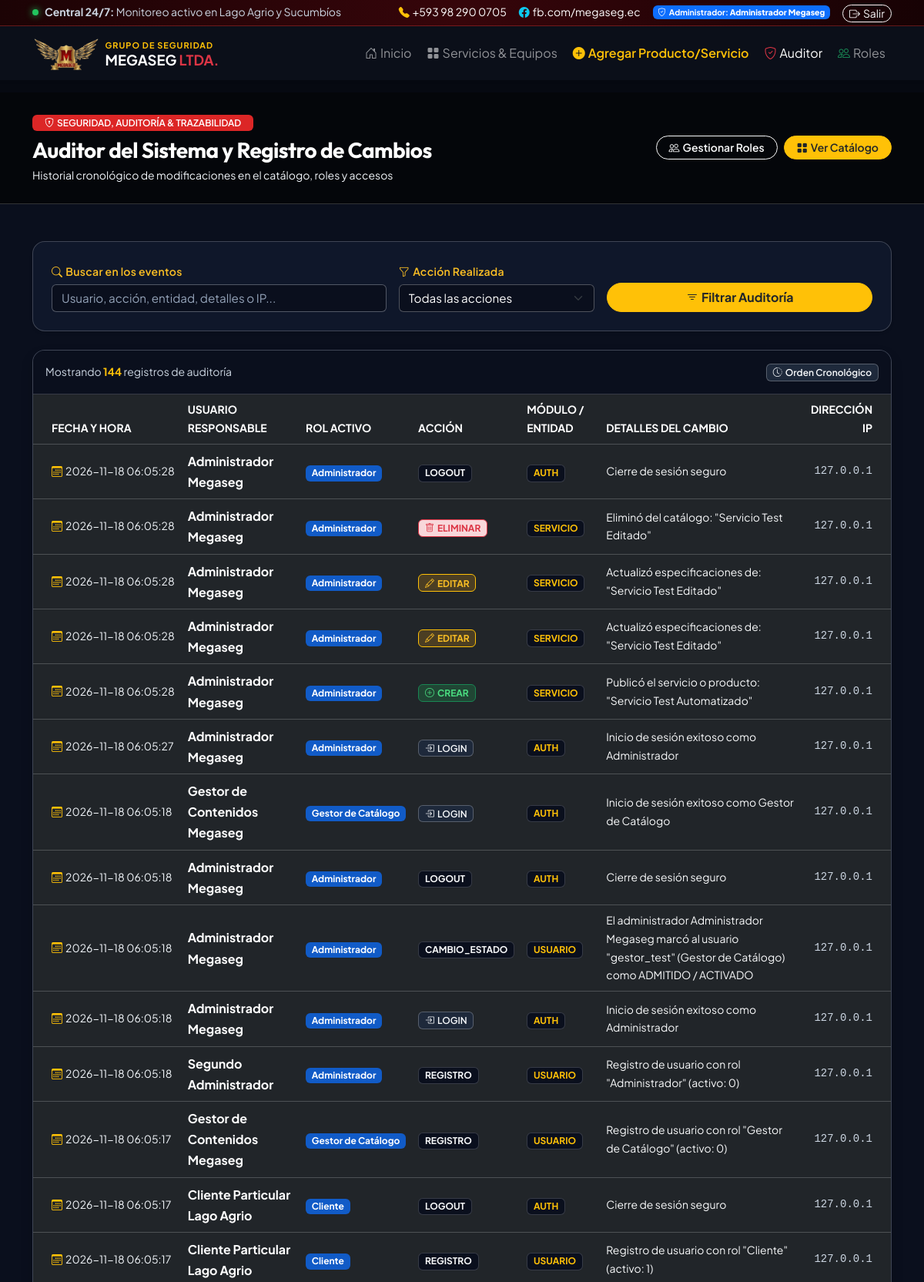
The app's page /admin/logs (signed in, upper part) with its own data.
### tables this page shows
CREATE TABLE usuarios (
            id INTEGER PRIMARY KEY AUTOINCREMENT,
            usuario VARCHAR(50) UNIQUE NOT NULL,
            password VARCHAR(255) NOT NULL,
            rol VARCHAR(50) DEFAULT 'Administrador',
            nombre VARCHAR(100),
            email VARCHAR(120),
            creado_en TIMESTAMP DEFAULT CURRENT_TIMESTAMP
        , activo INTEGER NOT NULL DEFAULT 1, telefono VARCHAR(50));

CREATE TABLE logs_actividad (
    id INTEGER PRIMARY KEY AUTOINCREMENT,
    usuario_id INTEGER,
    usuario_nombre VARCHAR(100),
    rol VARCHAR(50),
    accion VARCHAR(100) NOT NULL,
    entidad VARCHAR(50) NOT NULL,
    entidad_id VARCHAR(50),
    detalles TEXT,
    ip VARCHAR(45),
    fecha TIMESTAMP DEFAULT CURRENT_TIMESTAMP,
    FOREIGN KEY (usuario_id) REFERENCES usuarios (id) ON DELETE SET NULL
);

### app.py (the view)
@app.route('/admin/logs')
@login_required
@role_required('Administrador', 'Auditor', 'Supervisor')
def admin_logs():
    q = request.args.get('q', '').strip()
    accion = request.args.get('accion', '').strip()
    logs = auditoria_repository.obtener_logs(limite=200, busqueda=q, accion=accion)
    return render_template(
        'admin_logs.html',
        logs=logs,
        busqueda=q,
        accion_sel=accion
    )

### templates/admin_logs.html (shortened to what this page needs)
{% extends "base.html" %}
{% block content %}
<section class="page-header py-4 bg-darker text-white border-bottom border-secondary">
    <div class="container">
        <div class="d-flex flex-wrap justify-content-between align-items-center gap-3">
            <div>
                <span class="badge bg-danger text-white px-3 py-1 mb-2 text-uppercase fw-semibold">
                    <i class="bi bi-shield-lock me-1"></i>Seguridad, Auditoría & Trazabilidad
                </span>
                <h1 class="h3 fw-bold mb-1">Auditor del Sistema y Registro de Cambios</h1>
                <p class="text-light-muted small mb-0">
                    Historial cronológico de modificaciones en el catálogo, roles y accesos
                </p>
            </div>
            <div class="d-flex gap-2">
                <a href="{{ url_for('admin_usuarios') }}" class="btn btn-outline-light btn-sm rounded-pill px-3 fw-semibold">
                    <i class="bi bi-people me-1"></i>Gestionar Roles
                </a>
                <a href="{{ url_for('servicios') }}" class="btn btn-warning btn-sm rounded-pill px-3 fw-semibold text-dark">
                    <i class="bi bi-grid-fill me-1"></i>Ver Catálogo
                </a>
            </div>
        </div>
    </div>
</section>
<section class="py-5 bg-dark">
    <div class="container">
        <div class="card border border-secondary shadow-sm rounded-4 mb-4 p-4 bg-navy-light text-white">
            <form method="GET" action="{{ url_for('admin_logs') }}" class="row g-3 align-items-end">
                <div class="col-md-5">
                    <label for="buscarLog" class="form-label small fw-semibold text-warning mb-1">
                        <i class="bi bi-search me-1"></i>Buscar en los eventos
                    </label>
                    <input type="text" id="buscarLog" name="q" class="form-control bg-dark text-white border-secondary"
                           placeholder="Usuario, acción, entidad, detalles o IP..."
                           value="{{ busqueda or '' }}">
                </div>
                <div class="col-md-3">
                    <label for="filtroAccion" class="form-label small fw-semibold text-warning mb-1">
                        <i class="bi bi-funnel me-1"></i>Acción Realizada
                    </label>
                    <select id="filtroAccion" name="accion" class="form-select bg-dark text-white border-secondary">
                        <option value="">Todas las acciones</option>
                    </select>
                </div>
                <div class="col-md-4 d-flex gap-2">
                    <button type="submit" class="btn btn-warning flex-grow-1 text-dark fw-bold rounded-pill">
                        <i class="bi bi-filter me-1"></i>Filtrar Auditoría
                    </button>
                </div>
            </form>
        </div>
        <div class="card border border-secondary shadow rounded-4 overflow-hidden bg-navy-light text-white">
            <div class="card-header bg-dark p-3 border-bottom border-secondary d-flex justify-content-between align-items-center">
                <span class="small text-muted">
                    Mostrando <strong class="text-warning">{{ logs|length }}</strong> registros de auditoría
                </span>
                <span class="badge bg-secondary">
                    <i class="bi bi-clock-history me-1"></i>Orden Cronológico
                </span>
            </div>
            <div class="table-responsive">
                <table class="table table-dark table-hover mb-0 align-middle">
                    <thead>
                        <tr class="text-warning small text-uppercase">
                            <th class="ps-4">Fecha y Hora</th>
                            <th>Usuario Responsable</th>
                            <th>Rol Activo</th>
                            <th>Acción</th>
                            <th>Módulo / Entidad</th>
                            <th>Detalles del Cambio</th>
                            <th class="text-end pe-4">Dirección IP</th>
                        </tr>
                    </thead>
                    <tbody>
                        {% for log in logs %}
                        <tr>
                            <td class="ps-4 small text-light-muted text-nowrap">
                                <i class="bi bi-calendar3 me-1 text-warning"></i>{{ log.fecha }}
                            </td>
                            <td>
                                <strong class="text-white">{{ log.usuario_nombre }}</strong>
                            </td>
                            <td>
                                <span class="badge bg-primary bg-opacity-75 text-white">
                                    {{ log.rol }}
                                </span>
                            </td>
                            <td>
                                {% if log.accion == 'CREAR' %}
                                    <span class="badge bg-success-subtle text-success border border-success"><i class="bi bi-plus-circle me-1"></i>CREAR</span>
                                {% elif log.accion == 'EDITAR' %}
                                    <span class="badge bg-warning-subtle text-warning border border-warning"><i class="bi bi-pencil me-1"></i>EDITAR</span>
                                {% elif log.accion == 'ELIMINAR' %}
                                    <span class="badge bg-danger-subtle text-danger border border-danger"><i class="bi bi-trash me-1"></i>ELIMINAR</span>
                                {% elif log.accion == 'LOGIN' %}
                                    <span class="badge bg-secondary text-white"><i class="bi bi-box-arrow-in-right me-1"></i>LOGIN</span>
                                {% else %}
                                    <span class="badge bg-dark border border-secondary text-light">{{ log.accion }}</span>
                                {% endif %}
                            </td>
                            <td>
                                <span class="badge bg-dark border border-secondary text-warning text-uppercase small">
                                    {{ log.entidad }}
                                </span>
                            </td>
                            <td class="small text-light">
                                {{ log.detalles }}
                            </td>
                            <td class="text-end pe-4 font-monospace small text-muted">
                                {{ log.ip }}
                            </td>
                        </tr>
                        {% endfor %}
                    </tbody>
                </table>
            </div>
        </div>
    </div>
</section>
{% endblock %}

### templates/components/navbar.html (shortened to what this page needs)
<div class="topbar-emergency py-1 bg-dark-red text-white">
    <div class="container d-flex justify-content-between align-items-center flex-wrap gap-2 small">
        <div class="d-flex align-items-center gap-2">
            <span class="status-pulse-dot"></span>
            <span><strong>Central 24/7:</strong> Monitoreo activo en Lago Agrio y Sucumbíos</span>
        </div>
        <div class="d-flex align-items-center gap-3">
            <a href="tel:+593982900705" class="text-white text-decoration-none d-flex align-items-center gap-1">
                <i class="bi bi-telephone-fill text-warning"></i> +593 98 290 0705
            </a>
            <a href="https://www.facebook.com/megaseg.ec/" target="_blank" rel="noopener noreferrer" class="text-white text-decoration-none d-none d-md-flex align-items-center gap-1">
                <i class="bi bi-facebook text-info"></i> fb.com/megaseg.ec
            </a>
            {% if current_user.is_authenticated %}
                <span class="badge bg-primary text-white d-flex align-items-center gap-1">
                    <i class="bi bi-shield-check"></i>
                    <span>{{ current_user.rol }}: <strong>{{ current_user.nombre }}</strong></span>
                </span>
                <form method="POST" action="{{ url_for('logout') }}" class="m-0">
                    <button type="submit" class="btn btn-sm btn-outline-light py-0 px-2 rounded-pill">
                        <i class="bi bi-box-arrow-right me-1"></i>Salir
                    </button>
                </form>
            {% endif %}
        </div>
    </div>
</div>
<nav class="navbar navbar-expand-xl navbar-dark bg-navy sticky-top shadow-sm py-2">
    <div class="container">
        <a class="navbar-brand fw-bold d-flex align-items-center gap-2 py-1" href="{{ url_for('inicio') }}">
            <img src="{{ url_for('static', filename='imagenes/logo-megaseg.png') }}" alt="Logo Megaseg" height="46" class="rounded">
            <div class="d-flex flex-column text-start">
                <span class="brand-subtitle text-warning fw-bold text-uppercase" style="font-size: 0.68rem; letter-spacing: 1px;">Grupo de Seguridad</span>
                <span class="brand-title text-white fw-extrabold" style="font-size: 1.15rem; line-height: 1;">MEGASEG <span class="text-danger">LTDA.</span></span>
            </div>
        </a>
        <div class="collapse navbar-collapse" id="menuNav">
            <ul class="navbar-nav ms-auto align-items-xl-center gap-xl-1">
                <li class="nav-item">
                    <a class="nav-link px-2 {{ 'active' if request.endpoint == 'inicio' else '' }}" href="{{ url_for('inicio') }}">
                        <i class="bi bi-house-door me-1"></i>Inicio
                    </a>
                </li>
                <li class="nav-item">
                    <a class="nav-link px-2 {{ 'active' if request.endpoint in ['servicios', 'editar_servicio'] else '' }}" href="{{ url_for('servicios') }}">
                        <i class="bi bi-grid-fill me-1"></i>Servicios & Equipos
                    </a>
                </li>
                {% if current_user.is_authenticated %}
                    {% if current_user.can_manage_catalog() %}
                    <li class="nav-item">
                        <a class="nav-link px-2 text-warning fw-semibold {{ 'active' if request.endpoint == 'nuevo_servicio' else '' }}" href="{{ url_for('nuevo_servicio') }}">
                            <i class="bi bi-plus-circle-fill me-1 text-warning"></i>Agregar Producto/Servicio
                        </a>
                    </li>
                    {% endif %}
                    {% if current_user.has_role('Administrador', 'Auditor', 'Supervisor') %}
                    <li class="nav-item">
                        <a class="nav-link px-2 {{ 'active' if request.endpoint == 'admin_logs' else '' }}" href="{{ url_for('admin_logs') }}">
                            <i class="bi bi-shield-check me-1 text-danger"></i>Auditor
                        </a>
                    </li>
                    {% endif %}
                    {% if current_user.is_admin() %}
                    <li class="nav-item">
                        <a class="nav-link px-2 {{ 'active' if request.endpoint == 'admin_usuarios' else '' }}" href="{{ url_for('admin_usuarios') }}">
                            <i class="bi bi-people me-1 text-success"></i>Roles
                        </a>
                    </li>
                    {% endif %}
                {% endif %}
            </ul>
        </div>
    </div>
</nav>

### records on screen
usuarios: rol "Administrador", nombre "Administrador Megaseg"
logs_actividad: fecha "2026-11-18 06:05:28", usuario_nombre "Administrador Megaseg", rol "Administrador", accion "LOGOUT", entidad "AUTH", detalles "Cierre de sesión seguro", ip "127.0.0.1"
logs_actividad: fecha "2026-11-18 06:05:28", usuario_nombre "Administrador Megaseg", rol "Administrador", accion "ELIMINAR" (drawn), entidad "SERVICIO", detalles "Eliminó del catálogo: \"Servicio Test Editado\"", ip "127.0.0.1"
logs_actividad: fecha "2026-11-18 06:05:28", usuario_nombre "Administrador Megaseg", rol "Administrador", accion "EDITAR" (drawn), entidad "SERVICIO", detalles "Actualizó especificaciones de: \"Servicio Test Editado\"", ip "127.0.0.1"
logs_actividad: fecha "2026-11-18 06:05:28", usuario_nombre "Administrador Megaseg", rol "Administrador", accion "EDITAR" (drawn), entidad "SERVICIO", detalles "Actualizó especificaciones de: \"Servicio Test Editado\"", ip "127.0.0.1"
logs_actividad: fecha "2026-11-18 06:05:28", usuario_nombre "Administrador Megaseg", rol "Administrador", accion "CREAR" (drawn), entidad "SERVICIO", detalles "Publicó el servicio o producto: \"Servicio Test Automatizado\"", ip "127.0.0.1"
logs_actividad: fecha "2026-11-18 06:05:27", usuario_nombre "Administrador Megaseg", rol "Administrador", accion "LOGIN" (drawn), entidad "AUTH", detalles "Inicio de sesión exitoso como Administrador", ip "127.0.0.1"
logs_actividad: fecha "2026-11-18 06:05:18", usuario_nombre "Gestor de Contenidos Megaseg", rol "Gestor de Catálogo", accion "LOGIN" (drawn), entidad "AUTH", detalles "Inicio de sesión exitoso como Gestor de Catálogo", ip "127.0.0.1"
logs_actividad: fecha "2026-11-18 06:05:18", usuario_nombre "Administrador Megaseg", rol "Administrador", accion "LOGOUT", entidad "AUTH", detalles "Cierre de sesión seguro", ip "127.0.0.1"
logs_actividad: fecha "2026-11-18 06:05:18", usuario_nombre "Administrador Megaseg", rol "Administrador", accion "CAMBIO_ESTADO", entidad "USUARIO", detalles "El administrador Administrador Megaseg marcó al usuario \"gestor_test\" (Gestor de Catálogo) como ADMITIDO / ACTIVADO", ip "127.0.0.1"
logs_actividad: fecha "2026-11-18 06:05:18", usuario_nombre "Administrador Megaseg", rol "Administrador", accion "LOGIN" (drawn), entidad "AUTH", detalles "Inicio de sesión exitoso como Administrador", ip "127.0.0.1"
logs_actividad: fecha "2026-11-18 06:05:18", usuario_nombre "Segundo Administrador", rol "Administrador", accion "REGISTRO", entidad "USUARIO", detalles "Registro de usuario con rol \"Administrador\" (activo: 0)", ip "127.0.0.1"
logs_actividad: fecha "2026-11-18 06:05:17", usuario_nombre "Gestor de Contenidos Megaseg", rol "Gestor de Catálogo", accion "REGISTRO", entidad "USUARIO", detalles "Registro de usuario con rol \"Gestor de Catálogo\" (activo: 0)", ip "127.0.0.1"
logs_actividad: fecha "2026-11-18 06:05:17", usuario_nombre "Cliente Particular Lago Agrio", rol "Cliente", accion "LOGOUT", entidad "AUTH", detalles "Cierre de sesión seguro", ip "127.0.0.1"
logs_actividad: fecha "2026-11-18 06:05:17", usuario_nombre "Cliente Particular Lago Agrio", rol "Cliente", accion "REGISTRO", entidad "USUARIO", detalles "Registro de usuario con rol \"Cliente\" (activo: 1)", ip "127.0.0.1"

### other values on screen
{{ logs|length }} "144"
